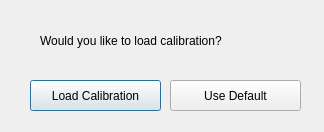
<?xml version="1.0" encoding="UTF-8"?>
<ui version="4.0">
 <class>Dialog</class>
 <widget class="QDialog" name="Dialog">
  <property name="geometry">
   <rect>
    <x>0</x>
    <y>0</y>
    <width>324</width>
    <height>132</height>
   </rect>
  </property>
  <property name="windowTitle">
   <string>Dialog</string>
  </property>
  <widget class="QPushButton" name="OK">
   <property name="geometry">
    <rect>
     <x>30</x>
     <y>80</y>
     <width>131</width>
     <height>31</height>
    </rect>
   </property>
   <property name="text">
    <string>Load Calibration</string>
   </property>
   <property name="iconSize">
    <size>
     <width>30</width>
     <height>30</height>
    </size>
   </property>
  </widget>
  <widget class="QPushButton" name="OK_2">
   <property name="geometry">
    <rect>
     <x>170</x>
     <y>80</y>
     <width>131</width>
     <height>31</height>
    </rect>
   </property>
   <property name="text">
    <string>Use Default</string>
   </property>
   <property name="iconSize">
    <size>
     <width>30</width>
     <height>30</height>
    </size>
   </property>
  </widget>
  <widget class="QLabel" name="label">
   <property name="geometry">
    <rect>
     <x>40</x>
     <y>10</y>
     <width>261</width>
     <height>61</height>
    </rect>
   </property>
   <property name="text">
    <string>Would you like to load calibration?</string>
   </property>
  </widget>
 </widget>
 <resources/>
 <connections/>
</ui>
